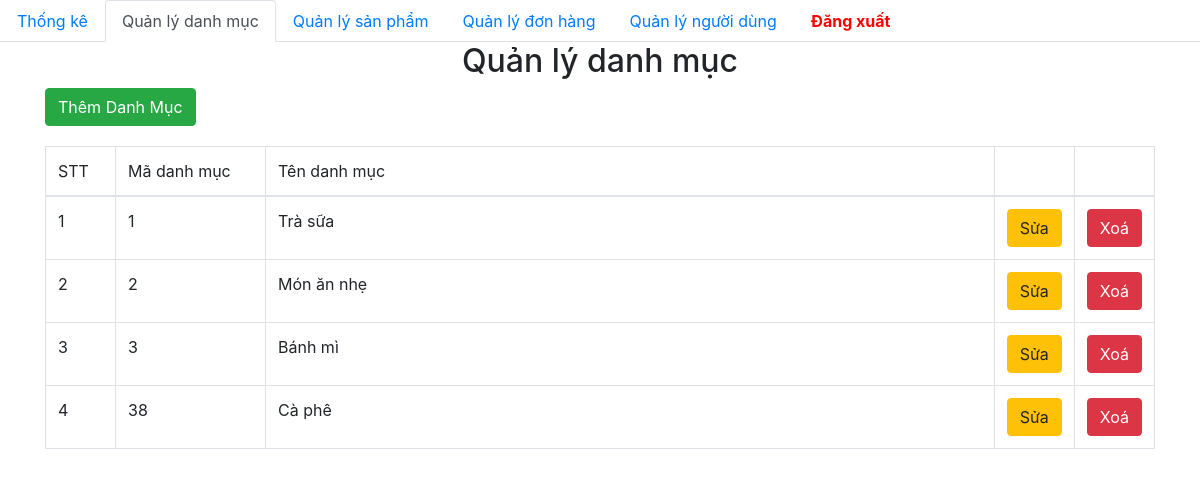
Before: /admin/category/index.php with the older database file.
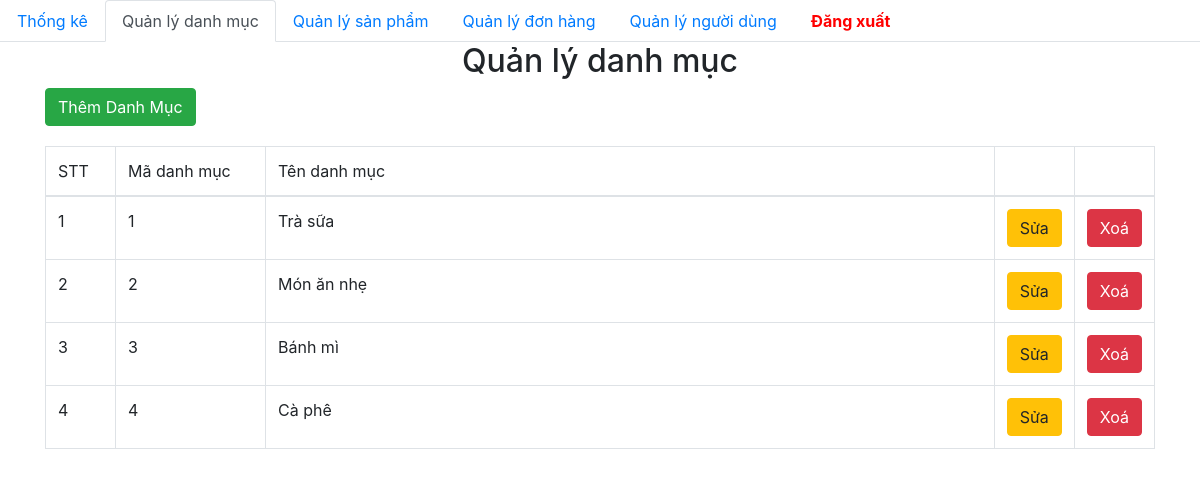
After: the same page with the newer database file.
### tables this page shows
CREATE TABLE `category` (
  `id` int(10) NOT NULL,
  `name` varchar(50) NOT NULL
);

### admin/database/dbhelper.php (called while the page is built, shortened)
<?php
function executeResult($sql)
{
	$con = mysqli_connect(HOST, USERNAME, PASSWORD, DATABASE);
	$result = mysqli_query($con, $sql);
	$data   = [];
	while ($row = mysqli_fetch_array($result, 1)) {
		$data[] = $row;
	}
	return $data;
}

### admin/category/index.php (the view, shortened to what this page needs)
<?php
require_once('../database/dbhelper.php');
?>
<!DOCTYPE html>
<html>
<head>
    <link rel="stylesheet" href="https://maxcdn.bootstrapcdn.com/bootstrap/4.4.1/css/bootstrap.min.css">
</head>
<body>
    <ul class="nav nav-tabs">
        <li class="nav-item">
            <a class="nav-link" href="../index.php">Thống kê</a>
        </li>
        <li class="nav-item">
            <a class="nav-link active" href="../category/">Quản lý danh mục</a>
        </li>
        <li class="nav-item">
            <a class="nav-link" href="../product/">Quản lý sản phẩm</a>
        </li>
        <li class="nav-item">
            <a class="nav-link" href="../dashboard.php">Quản lý đơn hàng</a>
        </li>
        <li class="nav-item">
            <a class="nav-link" href="../user">Quản lý người dùng</a>
        </li>
        <li class="nav-item">
                    <a class="nav-link" href="../../index.php" style="font-weight: bold; color: red">Đăng xuất</a>
        </li>
    </ul>
    <div class="container">
        <div class="panel panel-primary">
            <div class="panel-heading">
                <h2 class="text-center">Quản lý danh mục</h2>
            </div>
            <a href="add.php">
                <button class=" btn btn-success" style="margin-bottom:20px">Thêm Danh Mục</button>
            </a>
            <table class="table table-bordered table-hover">
                <thead>
                    <tr>
                        <td width="70px">STT</td>
                        <td width="150px">Mã danh mục</td>
                        <td >Tên danh mục</td>
                        <td width="50px"></td>
                        <td width="50px"></td>
                    </tr>
                </thead>
                <tbody>
                    <?php
                    $sql = 'select * from category';
                    $categoryList = executeResult($sql);
                    $index = 1;
                    foreach ($categoryList as $item) {
                        echo '  <tr>
                    <td>' . ($index++) . '</td>
                    <td>' . $item['id'] . '</td>
                    <td>' . $item['name'] . '</td>
                    <td>
                        <a href="add.php?id=' . $item['id'] . '">
                            <button class=" btn btn-warning">Sửa</button>
                        </a>
                    </td>
                    <td>
                    <button class="btn btn-danger" onclick="deleteCategory(\'' . $item['id'] . '\')">Xoá</button>
                    </td>
                </tr>';
                    }
                    ?>
                </tbody>
            </table>
        </div>
    </div>
</body>
</html>

Changed rows visible on the page:
removed category: id "38", name "Cà phê"
added category: id "4", name "Cà phê"
